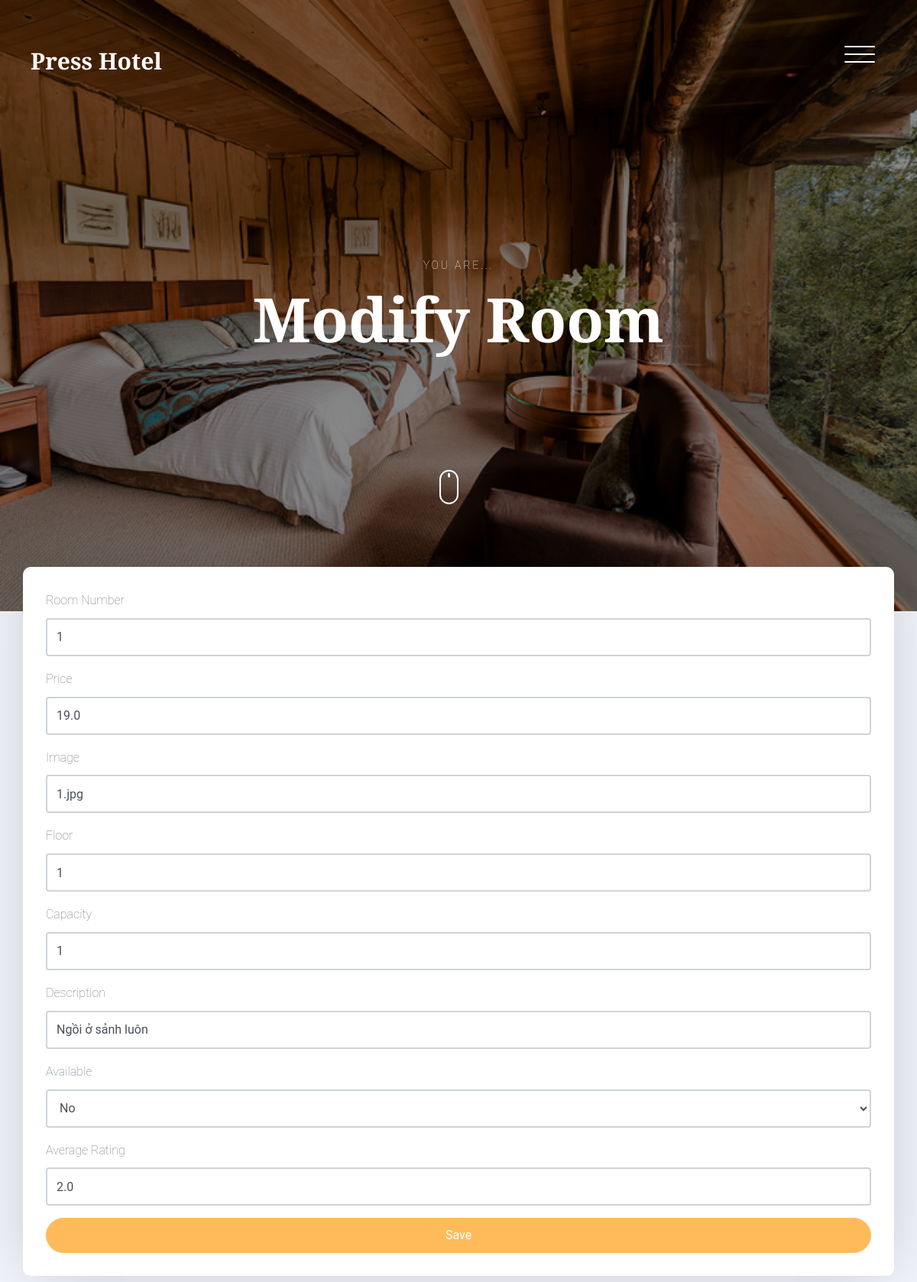
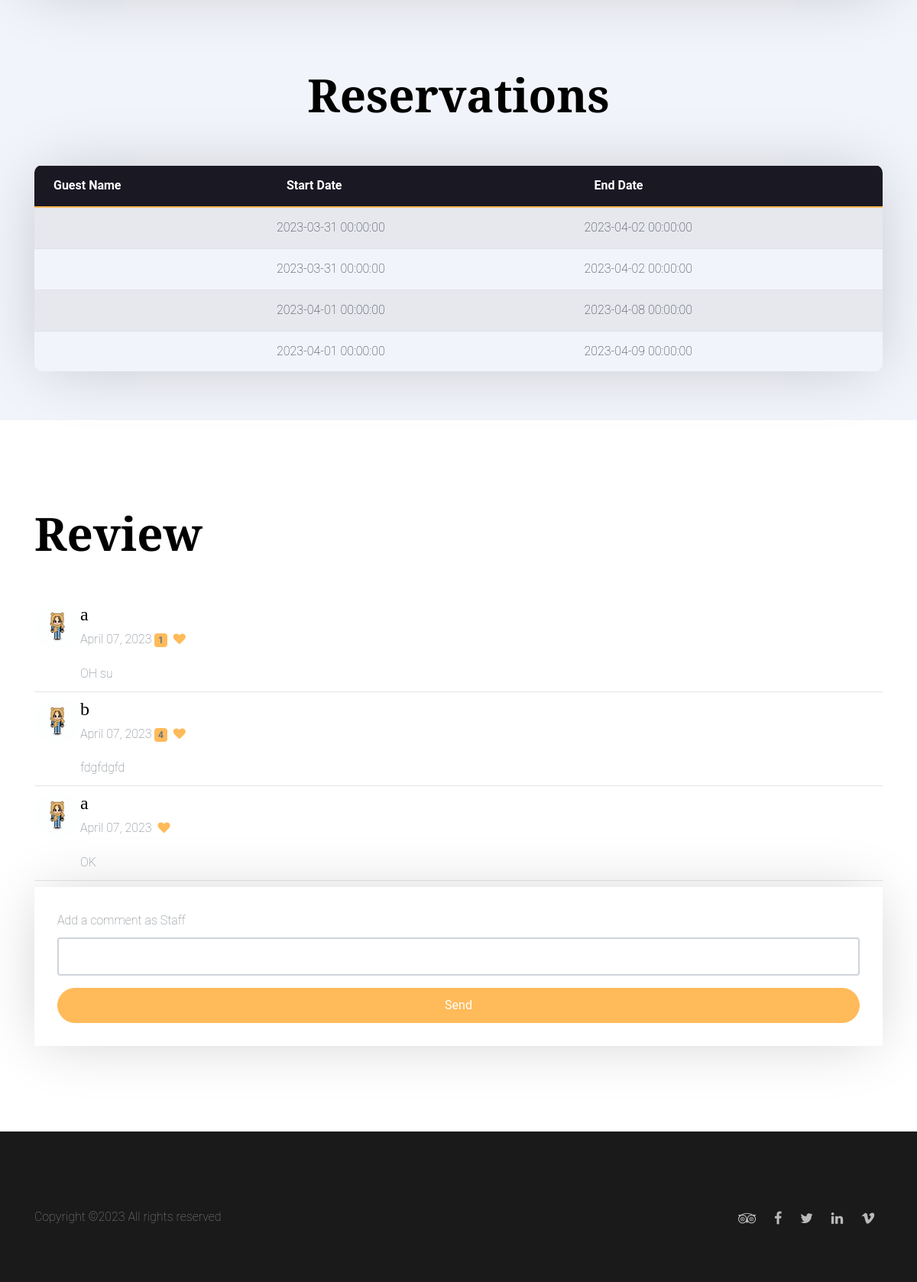
/modify_room/1 (signed in), run on the app's committed database (2 pictures, top to bottom).
### model.py (models this page shows)
class Room(Base):
    __tablename__ = 'rooms'
    id = Column(Integer, primary_key=True)
    room_number = Column(String(50), nullable=False)
    price = Column(Float, nullable=False)
    floor = Column(String(10), nullable=False)
    capacity = Column(Integer, nullable=False, default=1)
    image = Column(String(50), nullable=False)
    description = Column(String(1000), nullable=False)
    available = Column(Integer, nullable=False, default=1) # 0 = not available, 1 = available
    average_rating = Column(Float, nullable=False, default=0)

class Reservation(Base):
    __tablename__ = 'reservations'
    id = Column(Integer, primary_key=True)
    room_id = Column(Integer, ForeignKey('rooms.id'), nullable=False)
    guest_id = Column(Integer, ForeignKey('users.id'), nullable=False)
    start_date = Column(DateTime, nullable=False, default=datetime.utcnow)
    end_date = Column(DateTime, nullable=False)
    status = Column(Integer, nullable=False, default=0) # 0 = pending, 1 = payed, not comfirm , 2 = confirmed, 3 = cancelled
    room = relationship('Room', backref='reservations')

class Review(Base):
    __tablename__ = 'reviews'
    id = Column(Integer, primary_key=True)
    user_id = Column(Integer, ForeignKey('users.id'), nullable=False)
    room_id = Column(Integer, ForeignKey('rooms.id'), nullable=False)
    comment = Column(String(1000), nullable=False)
    rating = Column(Integer, nullable=False) # 1-5
    show = Column(Integer, nullable=False, default=0) # 0 = hidden, 1 = visible
    room = relationship('Room', backref='reviews')

### admin_route.py (the view)
@admin_route.route('/modify_room/<int:room_id>', methods=['GET', 'POST'])
def modify_room_route(room_id):
    with app.app_context():
        if not session.get('logged_in'):
            return redirect(url_for('authenticate_route.login'))
        else:
            if request.method == 'POST' and (session['is_admin'] or session['is_staff']):
                if 'room_number' not in request.form or 'price' not in request.form:
                    return render_template('admin.html', error="Room number and price are required")
                room_number = request.form['room_number']
                price = request.form['price']
                floor = request.form['floor'] if 'floor' in request.form else "0"
                capacity = request.form['capacity'] if 'capacity' in request.form else 1
                image = request.form['image'] if 'image' in request.form else "default.jpg"
                description = request.form['description'] if 'description' in request.form else "very nice room"
                available = request.form['available'] if 'available' in request.form else 1
                average_rating = request.form['average_rating'] if 'average_rating' in request.form else 5
                if modify_room(room_id, room_number, price, floor,capacity, image, description, available, average_rating):
                    return redirect('/')
                return redirect('/')
            else:
                room = get_room_by_id(room_id)
                reservations = get_reservations_by_room_id(room_id)
                reviews = get_reviews_by_room_id(room_id)
                return render_template('admin_staff_modify_room.html',reviews=reviews, room=room, reservations=reservations)

### controller.py (called while the page is built)
def get_room_by_id(room_id):
    session = DBSession()
    room = session.query(Room).get(room_id)
    session.close()
    return room

def get_reservations_by_room_id(room_id):
    session = DBSession()
    reservations_raw = session.query(Reservation).filter_by(room_id=room_id).all()
    reservations = []
    for reservation in reservations_raw:
        room = session.query(Room).get(reservation.room_id)
        reservation.room_number = room.room_number
        reservation.price = room.price
        reservation.floor = room.floor
        reservation.capacity = room.capacity
        reservation.image = room.image
        reservations.append(reservation)
    session.close()
    return reservations

def get_reviews_by_room_id(room_id):
    session = DBSession()
    reviews = session.query(Review).filter_by(room_id=room_id).all()
    review_with_name = []
    for review in reviews:
        user = session.query(User).get(review.user_id)
        review.name = user.username if user.friendly_name == "" else user.friendly_name
        review_with_name.append(review)
    session.close()
    return review_with_name

### templates/admin_staff_modify_room.html (shortened to what this page needs)
{% extends "base.html" %}
{% block header %}
<header class="site-header js-site-header">
  <div class="container-fluid">
    <div class="row align-items-center">
      <div class="col-6 col-lg-4 site-logo" data-aos="fade"><a href="#">Press Hotel</a></div>
      <div class="col-6 col-lg-8">
        <div class="site-menu-toggle js-site-menu-toggle"  data-aos="fade">
          <span></span>
          <span></span>
          <span></span>
        </div>
      </div>
    </div>
  </div>
</header>
<section class="site-hero overlay" style="background-image: url({{ url_for('static', filename='images/' + room.image) }})" data-stellar-background-ratio="0.5">
  <div class="container">
    <div class="row site-hero-inner justify-content-center align-items-center">
      <div class="col-md-10 text-center" data-aos="fade-up">
        <span class="custom-caption text-uppercase text-white d-block  mb-3">You are...</span>
        <h1 class="heading">Modify Room</h1>
      </div>
    </div>
  </div>
  <a class="mouse smoothscroll" href="#next">
    <div class="mouse-icon">
      <span class="mouse-wheel"></span>
    </div>
  </a>
</section>
{% endblock %}
{% block body %}
<section class="section bg-light pb-5"  id="add-room">
  <div class="container">
    <div class="row check-availabilty" id="next">
      <div class="block-32" data-aos="fade-up" data-aos-offset="-200">
        <form method="post" action="{{ url_for('admin_route.modify_room_route', room_id=room.id) }}">
            <div class="form-group">
                <label for="room_number">Room Number</label>
                <input type="text" class="form-control" id="room_number" name="room_number" placeholder="Enter Room Number" value="{{ room.room_number }}">
            </div>
            <div class="form-group">
                <label for="price">Price</label>
                <input type="text" class="form-control" id="price" name="price" placeholder="Enter Price" value="{{ room.price }}">
            </div>
            <div class="form-group">
                <label for="image">Image</label>
                <input type="text" class="form-control" id="image" name="image" placeholder="Enter Image" value="{{ room.image }}">
            </div>
            <div class="form-group">
                <label for="floor">Floor</label>
                <input type="text" class="form-control" id="floor" name="floor" placeholder="Enter Floor" value="{{ room.floor }}">
            </div>
            <div class="form-group">
                <label for="capacity">Capacity</label>
                <input type="text" class="form-control" id="capacity" name="capacity" placeholder="Enter Capacity" value="{{ room.capacity }}">
            </div>
            <div class="form-group">
                <label for="description">Description</label>
                <input type="text" class="form-control" id="description" name="description" placeholder="Enter Description" value="{{ room.description }}">
            </div>
            <div class="form-group">
                <label for="available">Available</label>
                <select class="form-control" id="available" name="available">
                    <option value="0" {% if room.available == 0 %} selected {% endif %}>No</option>
                </select>
            </div>
            <div class="form-group">
                <label for="average_rating">Average Rating</label>
                <input type="text" class="form-control" id="average_rating" name="average_rating" placeholder="Enter Average Rating" value="{{ room.average_rating }}">
            </div>
            <button type="submit" class="btn btn-primary btn-block text-white">Save</button>
        </form>
      </div>
    </div>
  </div>
</section>
<section class="py-5 bg-light" id="modify-users">
  <div class="container">
    <div class="row justify-content-center text-center mb-5">
      <div class="col-md-7">
        <h2 class="heading" data-aos="fade-up">Reservations</h2>
      </div>
    </div>
    <table class="table table-striped">
        <thead>
            <tr>
                <th>Guest Name</th>
                <th>Start Date</th>
                <th>End Date</th>
            </tr>
        </thead>
        <tbody>
            {% for reservation in reservations %}
            <tr>
                <td>{{ reservation.guest_name }}</td>
                <td>{{ reservation.start_date }}</td>
                <td>{{ reservation.end_date }}</td>
            </tr>
            {% endfor %}
        </tbody>
    </table>
  </div>
</section>
<section class="section">
  <div class="container">
    <div class="row  justify-content-centertext-center mb-5">
      <div class="col-md-7">
        <h2 class="heading" data-aos="fade-up">Review</h2>
      </div>
    </div>
    <div class="row" data-aos="fade-up">
      {% for review in reviews %}
      <div class="col-md-12">
        <div class="d-flex flex-start">
          <img class="rounded-circle shadow-1-strong me-3"
            src="{{ url_for('static', filename='images/guest-avatar.jpg') }}" alt="avatar" width="60"
            height="60" />
          <div>
            <h4 class="fw-bold mb-1">{{ review.name }}</h4>
            <div class="d-flex align-items-center mb-3">
              <p class="mb-0">
                April 07, 2023
                {% if review.rating < 10 %}
                <span class="badge bg-primary">{{ review.rating }}</span>
                {% endif %}
              </p>
              <a href="#" class=""><i class="fa fa-heart ml-2"></i></a>
            </div>
            <p class="mb-0">{{ review.comment }}</p>
          </div>
        </div>
        <hr class="my-2" />
      </div>
      {% endfor %}
    </div>
    <div class="block-32" data-aos="fade-up" data-aos-offset="-200">
        <form action="{{ url_for('user_route.add_review_route', room_id=room.id) }}" method="POST">
            <div class="form-group">
                <label for="comment">Add a comment as {{ "Admin" if session['is_admin'] else "Staff" if session['is_staff'] else "User" }}</label>
                <input type="text" name="comment" class="form-control" required>
            </div>
            <button type="submit" class="btn btn-primary btn-block text-white" data-toggle="modal" data-target="#exampleModal">
                Send
            </button>
        </form>
    </div>
  </div>
</section>
{% endblock %}
{% block footer %}
<footer class="section footer-section">
  <div class="container">
    <div class="row pt-5">
      <p class="col-md-6 text-left">
        Copyright &copy;<script>document.write(new Date().getFullYear());</script> All rights reserved
      </p>
      <p class="col-md-6 text-right social">
        <a href="#"><span class="fa fa-tripadvisor"></span></a>
        <a href="#"><span class="fa fa-facebook"></span></a>
        <a href="#"><span class="fa fa-twitter"></span></a>
        <a href="#"><span class="fa fa-linkedin"></span></a>
        <a href="#"><span class="fa fa-vimeo"></span></a>
      </p>
    </div>
  </div>
</footer>
{% endblock %}

### data on the page
Room: image (picture), room_number "1", price "19.0", image "1.jpg", floor "1", capacity "1", description "Ngồi ở sảnh luôn", available "No", average_rating "2.0"
Reservation: start_date "2023-03-31 00:00:00", end_date "2023-04-02 00:00:00"
Reservation: start_date "2023-03-31 00:00:00", end_date "2023-04-02 00:00:00"
Reservation: start_date "2023-04-01 00:00:00", end_date "2023-04-08 00:00:00"
Reservation: start_date "2023-04-01 00:00:00", end_date "2023-04-09 00:00:00"
Review: name "a", rating "1", comment "OH su"
Review: name "b", rating "4", comment "fdgfdgfd"
Review: name "a", comment "OK"
